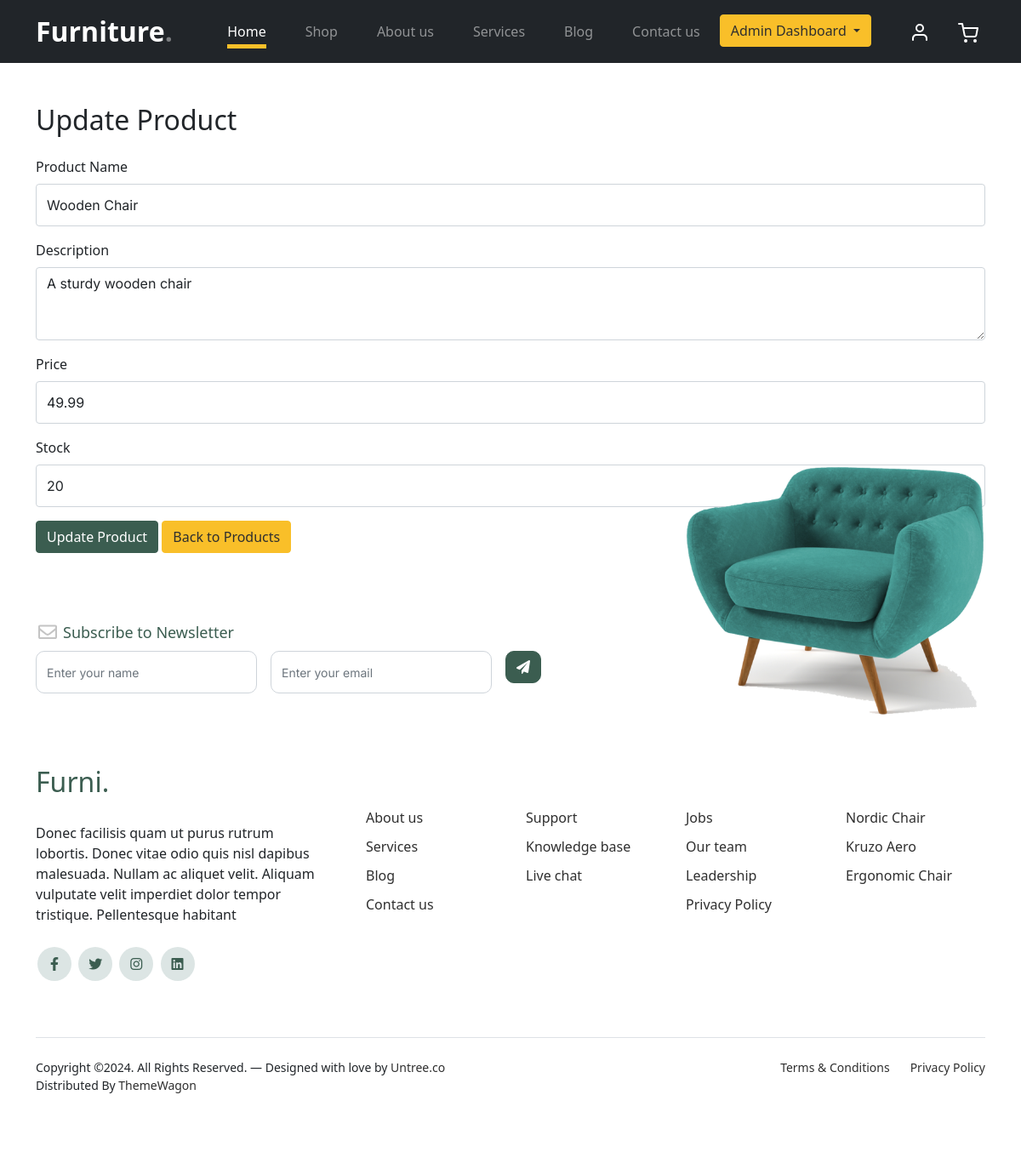
Page /php/controllers/products/update_product.php?id=1 on the committed database.
### tables this page shows
CREATE TABLE `products` (
  `id` int(11) NOT NULL,
  `name` varchar(255) NOT NULL,
  `description` text DEFAULT NULL,
  `price` decimal(10,2) NOT NULL,
  `stock` int(11) NOT NULL,
  `category` varchar(100) DEFAULT NULL,
  `image` varchar(255) DEFAULT NULL,
  `created_at` timestamp NOT NULL DEFAULT current_timestamp()
);

### php/controllers/products/update_product.php (the view, shortened to what this page needs)
<?php
include '../../shared/header.php';
include '../../shared/db_config.php';
if (isset($_GET['id'])) {
    $product_id = $_GET['id'];
    $sql = "SELECT * FROM products WHERE id=$product_id";
    $result = $conn->query($sql);
    $product = $result->fetch_assoc();
}
?>
<div class="container mt-5">
    <h2 class="mb-4">Update Product</h2>
    <form method="POST">
        <div class="form-group mb-3">
            <label for="name" class="form-label">Product Name</label>
            <input type="text" class="form-control" id="name" name="name" value="<?php echo $product['name']; ?>" required>
        </div>
        <div class="form-group mb-3">
            <label for="description" class="form-label">Description</label>
            <textarea class="form-control" id="description" name="description" rows="3" required><?php echo $product['description']; ?></textarea>
        </div>
        <div class="form-group mb-3">
            <label for="price" class="form-label">Price</label>
            <input type="number" step="0.01" class="form-control" id="price" name="price" value="<?php echo $product['price']; ?>" required>
        </div>
        <div class="form-group mb-3">
            <label for="stock" class="form-label">Stock</label>
            <input type="number" class="form-control" id="stock" name="stock" value="<?php echo $product['stock']; ?>" required>
        </div>
        <button type="submit" class="btn btn-primary">Update Product</button>
        <a href="read.php" class="btn btn-secondary">Back to Products</a>
    </form>
</div>
<?php
include '../../shared/footer.php';
?>

### css/style.css (style rules this page uses)
body { overflow-x: hidden; position: relative; }
body { font-family: "Inter", sans-serif; font-weight: 400; line-height: 28px; color: #6a6a6a; font-size: 14px; background-color: #eff2f1; }
a { text-decoration: none; -webkit-transition: .3s all ease; -o-transition: .3s all ease; transition: .3s all ease; color: #2f2f2f; text-decoration: underline; }
.btn { font-weight: 600; padding: 12px 30px; border-radius: 30px; color: #ffffff; background: #2f2f2f; border-color: #2f2f2f; }
.btn.btn-primary { background: #3b5d50; border-color: #3b5d50; }
.btn.btn-secondary { color: #2f2f2f; background: #f9bf29; border-color: #f9bf29; }
.form-control { height: 50px; border-radius: 10px; font-family: "Inter", sans-serif; }
textarea { height: auto !important; }

### rows in the picture
products: name "Wooden Chair", description "A sturdy wooden chair", price "49.99", stock "20"
